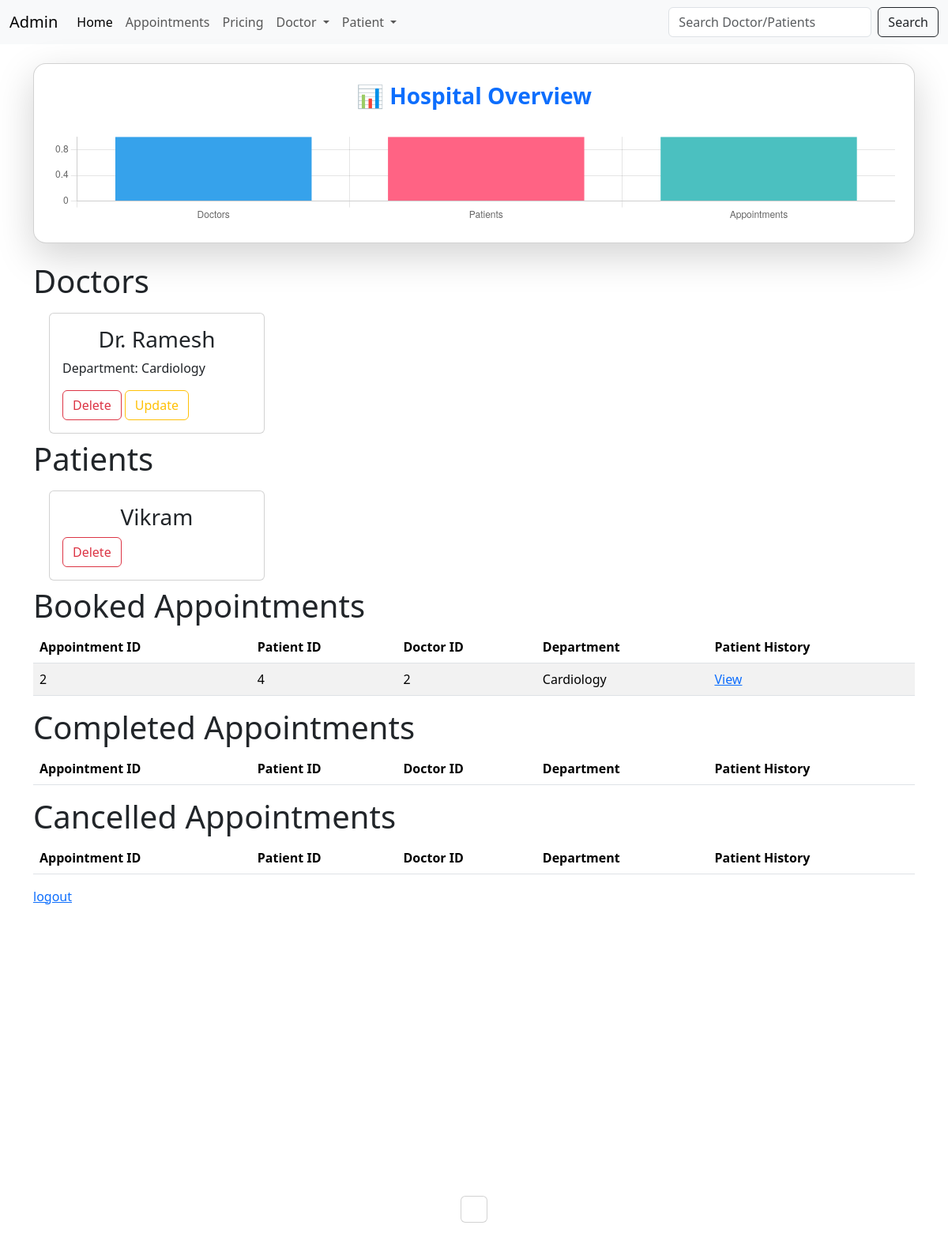
Before: /admin_dashboard with the older database file.
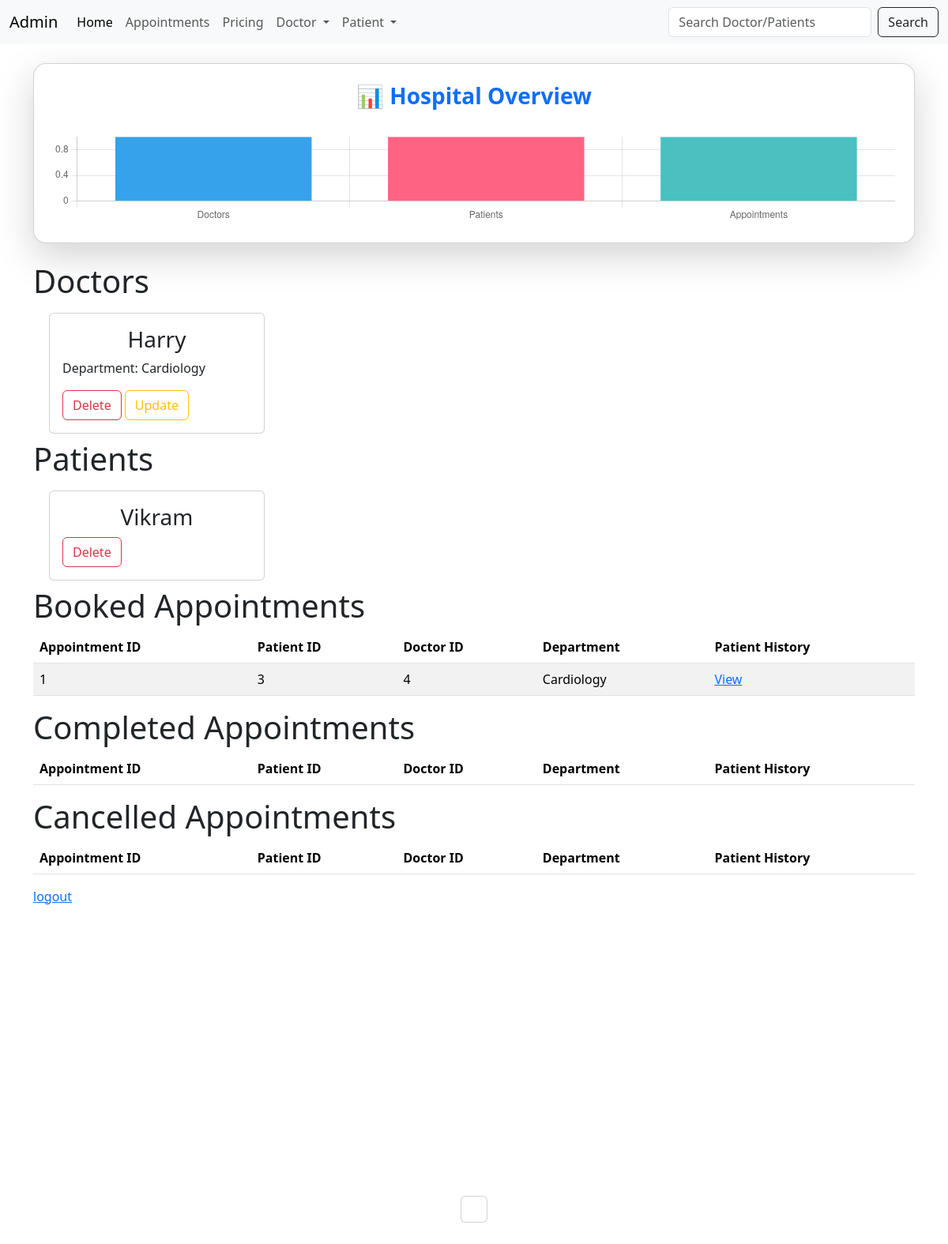
After: the same page with the newer database file.
### application/models.py (models this page shows)
class Doctor(db.Model):
    __tablename__ = "doctor"
    id=db.Column(db.Integer(),primary_key=True,autoincrement=True)
    doctor_id = db.Column(db.Integer(),db.ForeignKey('user.user_id'),nullable=False)
    name = db.Column(db.String(100),nullable=False)
    username = db.Column(db.String(100),nullable=False)
    department = db.Column(db.String(100),db.ForeignKey("department.department_name"),nullable=False)
    availability = db.Column(db.String(200), nullable=True)
    appointments = db.relationship("Appointment", backref="doctor", cascade="all, delete-orphan")

class Patient(db.Model):
    __tablename__ = "patient"
    id=db.Column(db.Integer(),primary_key=True,autoincrement=True)
    patient_id = db.Column(db.Integer, db.ForeignKey("user.user_id"), unique=True)
    name=db.Column(db.String(),nullable=False)
    username = db.Column(db.String(),nullable=False)
    age=db.Column(db.Integer(),nullable=False)
    gender=db.Column(db.String())
    contact=db.Column(db.String(),unique=True,nullable=False)
    address=db.Column(db.String())
    appointments=db.relationship("Appointment",backref="patient",cascade="all, delete-orphan")

class Appointment(db.Model):
    __tablename__ = "appointment"
    appointment_id = db.Column(db.Integer(),primary_key=True,autoincrement=True)
    patient_id = db.Column(db.Integer() , db.ForeignKey("patient.patient_id") ,nullable=False)
    doctor_id = db.Column(db.Integer() , db.ForeignKey("doctor.id"),nullable=True)
    date = db.Column(db.Date(),nullable = False)
    time = db.Column(db.Time(),nullable = False)
    status = db.Column(db.String(),nullable = False , default="Booked")

### application/admin_api.py (the view)
@api.route("/admin_dashboard",methods=["GET","POST"])
def admin_dashboard():
    if request.method == "GET":
        all_doctors = Doctor.query.all()
        all_patients = Patient.query.all()
        booked = Appointment.query.filter_by(status="Booked").all()
        completed = Appointment.query.filter_by(status="Completed").all()
        cancelled = Appointment.query.filter_by(status="Cancelled").all()
        total_doctors = len(all_doctors)
        total_patients = len(all_patients)
        total_appointments = len(booked) + len(completed) + len(cancelled)
        appointment_status = {
            "Booked": len(booked),
            "Completed": len(completed),
            "Cancelled": len(cancelled)
        }
        doctor_department_map = {doc.doctor_id: doc.department for doc in Doctor.query.all()}
        return render_template("admin/admin_dashboard.html",
            doctors = all_doctors,
            patients = all_patients,
            booked=booked,
            completed=completed,
            cancelled=cancelled,
            doctor_department_map=doctor_department_map,
            total_doctors=total_doctors,
            total_patients=total_patients,
            total_appointments=total_appointments,
            appointment_status=appointment_status)

### templates/admin/admin_dashboard.html (shortened to what this page needs)
{% extends "admin/layout.html" %}
{% block body %}
    <div class="container my-4">
        <div class="card shadow-lg p-4 mb-4 rounded-4">
            <h3 class="text-center text-primary mb-4 fw-bold">📊 Hospital Overview</h3>
            <canvas id="summaryChart" height="120"></canvas>
        </div>
    <h1>Doctors</h1>
    <div class="container-fluid d-flex flex-wrap">
        {% for doc in doctors %}
        <div class="card col-3 m-2">
            <div class="card-body">
                <h3 align="center">{{ doc.name }}</h3>
                <p>Department: {{ doc.department }}</p>
                <a href="{{ url_for('admin_api.delete_doctor', id=doc.id) }}" class="btn btn-outline-danger">Delete</a>
                <a href="{{ url_for('admin_api.update_doctor', doctor_id=doc.doctor_id) }}" class="btn btn-outline-warning">Update</a>
            </div>
        </div>
        {% endfor %}
    </div>
    <h1>Patients</h1>
    <div class="container-fluid d-flex flex-wrap">
        {% for pat in patients %}
            <div class="card col-3 m-2">
                <div class="card-body">
                    <h3 align="center">{{ pat.name }}</h3>
                    <a href="{{ url_for('admin_api.delete_patient', id=pat.id) }}" class="btn btn-outline-danger">Delete</a>
                </div>
            </div>
        {% endfor %}
    </div>
    <h1>Booked Appointments</h1>
    <table class="table table-striped">
        <thead>
            <tr>
                <th>Appointment ID</th>
                <th>Patient ID</th>
                <th>Doctor ID</th>
                <th>Department</th>
                <th>Patient History</th>
            </tr>
        </thead>
        <tbody>
        {% for appt in booked %}
            <tr>
                <td>{{ appt.appointment_id }}</td>
                <td>{{ appt.patient_id }}</td>
                <td>{{ appt.doctor_id }}</td>
                <td>{{ doctor_department_map.get(appt.doctor_id, "N/A") }}</td>
                <td>
                    <a href="{{ url_for('admin_api.patient_history',patient_id=appt.patient_id)}}">View</a>
                </td>
            </tr>
        {% endfor %}
        </tbody>
    </table>
    <h1>Completed Appointments</h1>
    <table class="table table-striped">
        <thead>
            <tr>
                <th>Appointment ID</th>
                <th>Patient ID</th>
                <th>Doctor ID</th>
                <th>Department</th>
                <th>Patient History</th>
            </tr>
        </thead>
    </table>
    <h1>Cancelled Appointments</h1>
    <table class="table table-striped">
        <thead>
            <tr>
                <th>Appointment ID</th>
                <th>Patient ID</th>
                <th>Doctor ID</th>
                <th>Department</th>
                <th>Patient History</th>
            </tr>
        </thead>
    </table>
    <a href="{{ url_for('auth.login') }}">logout</a>
    </div>
    <script>
        // Data from Flask (Jinja2)
        const totalDoctors = {{ total_doctors | tojson }};
        const totalPatients = {{ total_patients | tojson }};
        const totalAppointments = {{ total_appointments | tojson }};
        // Bar Chart - Summary
        const ctx1 = document.getElementById('summaryChart').getContext('2d');
        new Chart(ctx1, {
            type: 'bar',
            data: {
                labels: ['Doctors', 'Patients', 'Appointments'],
                datasets: [{
                    label: 'Hospital Overview',
                    data: [totalDoctors, totalPatients, totalAppointments],
                    backgroundColor: ['#36A2EB', '#FF6384', '#4BC0C0']
                }]
            },
            options: {
                responsive: true,
                plugins: { legend: { display: false } }
            }
        });
    </script>
{% endblock %}

### templates/admin/layout.html (shortened to what this page needs)
<!DOCTYPE html>
<html>
    <head>
        <link href="https://cdn.jsdelivr.net/npm/bootstrap@5.3.8/dist/css/bootstrap.min.css" rel="stylesheet">
    </head>
    <body>
        <nav class="navbar navbar-expand-lg bg-body-tertiary">
            <div class="container-fluid">
                <a class="navbar-brand" href="#">Admin</a>
                <div class="collapse navbar-collapse" id="navbarNavDropdown">
                    <ul class="navbar-nav">
                        <li class="nav-item">
                            <a class="nav-link active" aria-current="page" href="{{ url_for('admin_api.admin_dashboard') }}">Home</a>
                        </li>
                        <li class="nav-item">
                            <a class="nav-link" href="#">Appointments</a>
                        </li>
                        <li class="nav-item">
                            <a class="nav-link" href="#">Pricing</a>
                        </li>
                        <li class="nav-item dropdown">
                            <a class="nav-link dropdown-toggle" href="#" role="button" data-bs-toggle="dropdown" aria-expanded="false">
                            Doctor
                            </a>
                        </li>
                        <li class="nav-item dropdown">
                            <a class="nav-link dropdown-toggle" href="#" role="button" data-bs-toggle="dropdown" aria-expanded="false">
                            Patient
                            </a>
                        </li>
                    </ul>
                    <form class="d-flex ms-auto" role="search" method="POST" action="{{ url_for('admin_api.search_users') }}">
                        <input class="form-control me-2" type="search" name = "query" placeholder="Search Doctor/Patients" aria-label="Search"/>
                        <button class="btn btn-outline-dark" type="submit">Search</button>
                    </form>
                </div>
            </div>
        </nav>
        <div class="container-fluid">
            {% block body %}
            {% endblock %}
        </div>
        <div class="d-flex justify-content-center align-items-center" style="height: 90vh;">
            <div class="card">
                <div class="card-body">
                </div>
            </div>
        </div>
    </body>
</html>

Changed rows visible on the page:
removed Doctor: name "Dr. Ramesh", department "Cardiology", get "Cardiology"
removed Appointment: appointment_id "2", patient_id "4", doctor_id "2"
added Doctor: name "Harry", department "Cardiology", get "Cardiology"
added Appointment: appointment_id "1", patient_id "3", doctor_id "4"
